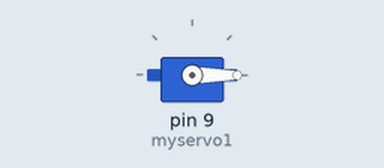
The sketch below on a simulated Arduino Uno, built with avr-gcc and run on an emulated ATmega328P. Parts: servo.

Above: at 0.05 s.
At 4.05 s:
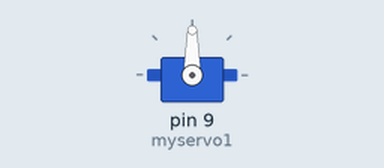
At 8.0 s:
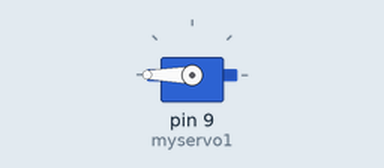
Timing chart, 0 to 10.4 s (numbered marks = the images above):
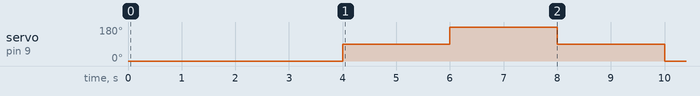

Measured:
- by itself, servo on pin 9 (myservo1): repeats every 8.0 s: 180° 2.0 s, 90° 2.0 s, 0° 2.0 s, 90° 2.0 s

The sketch:

pruebaservo_con_nano.ino
```cpp
 // incluimos la libreria del servomotor
 #include <Servo.h>

  // Le indicamos a la libreria que vamos a usar
  // un solo servomotor.
Servo myservo1;

  // Creamos una variable para guardar el giro del
  // servomotor
int pos;


// esta parte es para configurar el pin del servomotor
void setup() {

  myservo1.attach(9);  // attaches the servo on pin 9 to the servo object
}

// Esta seccion se repite infinitamente
void loop() {

    // El programa girará al servomotor a 0 grados, esperará 2 segundos
    // luego lo hará girar a 180 grados, esperará otros 2 segundos y asi
    // sucesivamente.

    myservo1.write(pos);              // tell servo to go to position in variable 'pos'
    pos =0;
    delay(2000);
    myservo1.write(pos);              // tell servo to go to position in variable 'pos'
    pos = 90;
    delay(2000);
    myservo1.write(pos);              // tell servo to go to position in variable 'pos'
    pos = 180;
    delay(2000);
    myservo1.write(pos);              // tell servo to go to position in variable 'pos'
    pos = 90;
    delay(2000);


}
```
